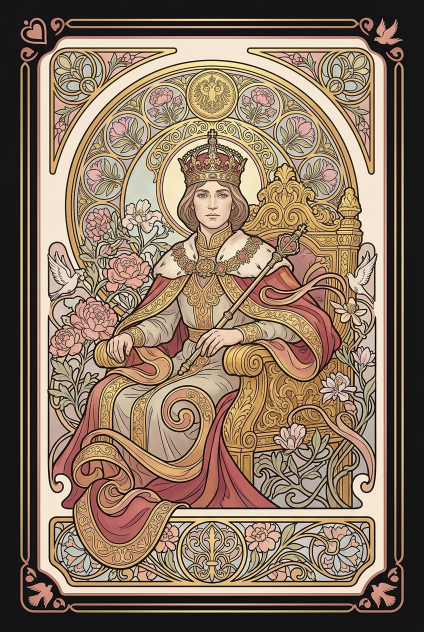
#> input picture apps/solara/class-cards/heart_king_emperor.png, 848 x 1264 px (shown at 1/2 size); its folder holds 4 pictures in this run
$ python convert_to_webp.py
#> lines starting #> are read from the running program, lines starting #| are printed output that depends on the picture
"""
Solara クラスカード PNG → WebP 変換 + Flutter assets 配置

class-cards/*.png → assets/class-cards/*.webp に変換配置。
品質80%、長辺1024pxにリサイズ（Flutter assets 軽量化）。

Usage: python convert_to_webp.py
"""

from pathlib import Path
from PIL import Image

SRC_DIR = Path(__file__).resolve().parent
DST_DIR = SRC_DIR.parent / "assets" / "class-cards"
DST_DIR.mkdir(parents=True, exist_ok=True)

# サンプル・テスト用の knight_*.png は除外（本番25枚のみ変換）
EXCLUDE_PATTERNS = [
    "knight_vermeer", "knight_mtg", "knight_hearthstone",
    "knight_ff", "knight_hybrid_ff_mtg",
    "knight_art_nouveau", "knight_silhouette",
]

# 本番ファイル命名規約: <axis>_<court>_<name>.png
# (例: power_page_knight.png)

MAX_DIM = 1024  # 長辺
QUALITY = 82

converted, skipped = [], []

for png in sorted(SRC_DIR.glob("*.png")):
    stem = png.stem
    if any(stem.startswith(p) or stem == p for p in EXCLUDE_PATTERNS):
        skipped.append(png.name)
        continue

    # 本番命名規約に従うものだけ変換
    parts = stem.split("_")
    if len(parts) < 3 or parts[0] not in ("power", "mind", "spirit", "shadow", "heart"):
        skipped.append(png.name)
        continue

    dst = DST_DIR / f"{stem}.webp"

    img = Image.open(png)
#> img is the input picture: PIL image 848x1264 RGB; mean R, G, B 137.1, 115.5, 96.7
    # アスペクト維持リサイズ
    w, h = img.size
#> w = 848; h = 1264
    if max(w, h) > MAX_DIM:
        if w > h:
            new_w, new_h = MAX_DIM, int(h * MAX_DIM / w)
        else:
            new_w, new_h = int(w * MAX_DIM / h), MAX_DIM
#> new_w = 686; new_h = 1024
        img = img.resize((new_w, new_h), Image.LANCZOS)
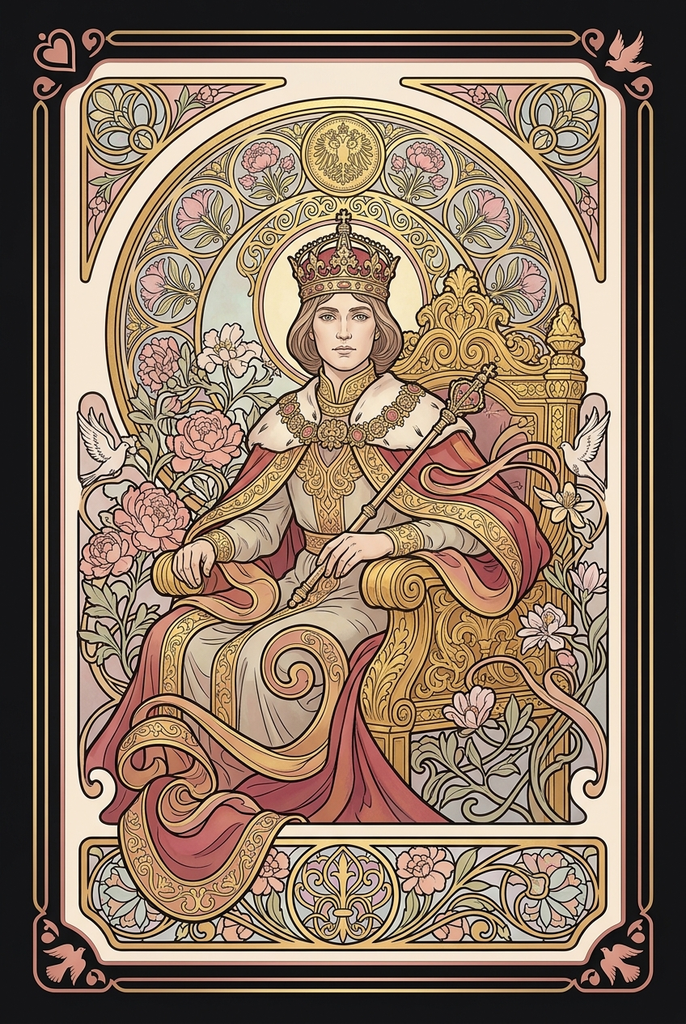
#> img: PIL image 686x1024 RGB; mean R, G, B 137.1, 115.6, 97.1

    img.save(dst, "WEBP", quality=QUALITY, method=6)
    converted.append((png.name, dst.name, dst.stat().st_size))
    print(f"[OK] {png.name} ({png.stat().st_size//1024}KB) -> {dst.name} ({dst.stat().st_size//1024}KB)")
#> pass 2 of the loop `for png in sorted(SRC_DIR.glob("*.png")):`:
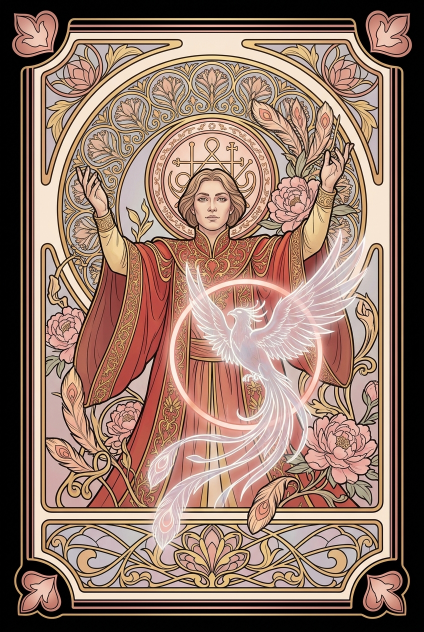
#> input picture apps/solara/class-cards/heart_knight_sorcerer.png, 848 x 1264 px (shown at 1/2 size)
#> img is the input picture: PIL image 848x1264 RGB; mean R, G, B 147, 118.4, 104.1
#> `img = img.resize((new_w, new_h), Image.LANCZOS)`:
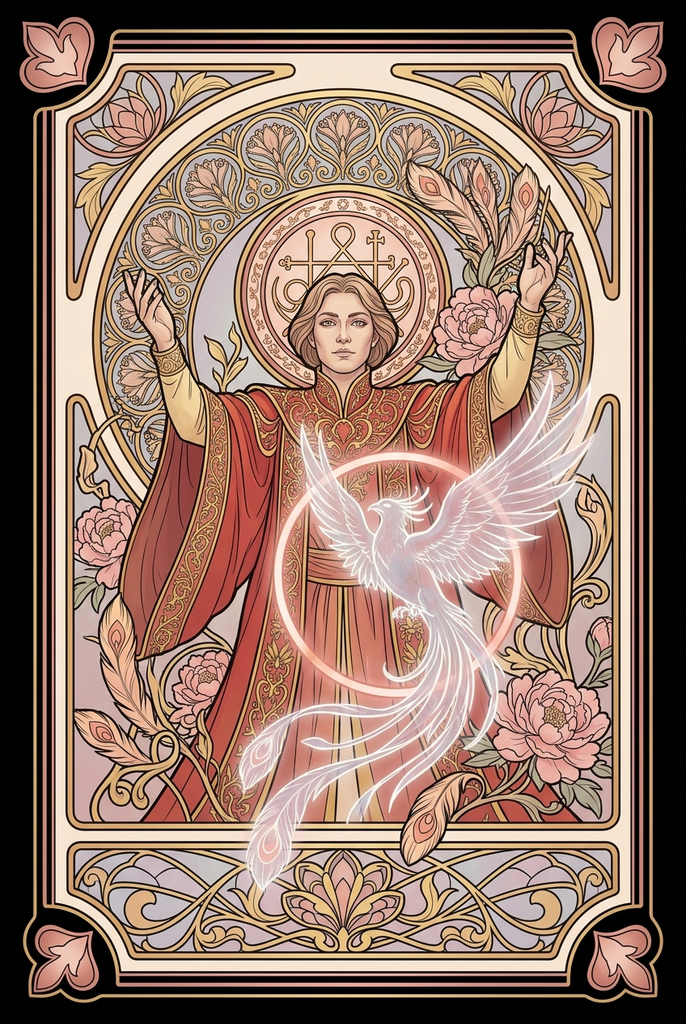
#> img: PIL image 686x1024 RGB; mean R, G, B 147, 118.6, 104.5
#> pass 3 of the loop `for png in sorted(SRC_DIR.glob("*.png")):`:
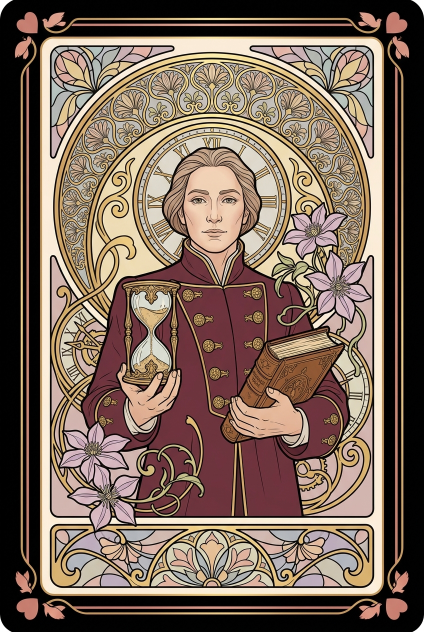
#> input picture apps/solara/class-cards/heart_mixed_chronomancer.png, 848 x 1264 px (shown at 1/2 size)
#> img is the input picture: PIL image 848x1264 RGB; mean R, G, B 122.7, 102.7, 89.2
#> `img = img.resize((new_w, new_h), Image.LANCZOS)`:
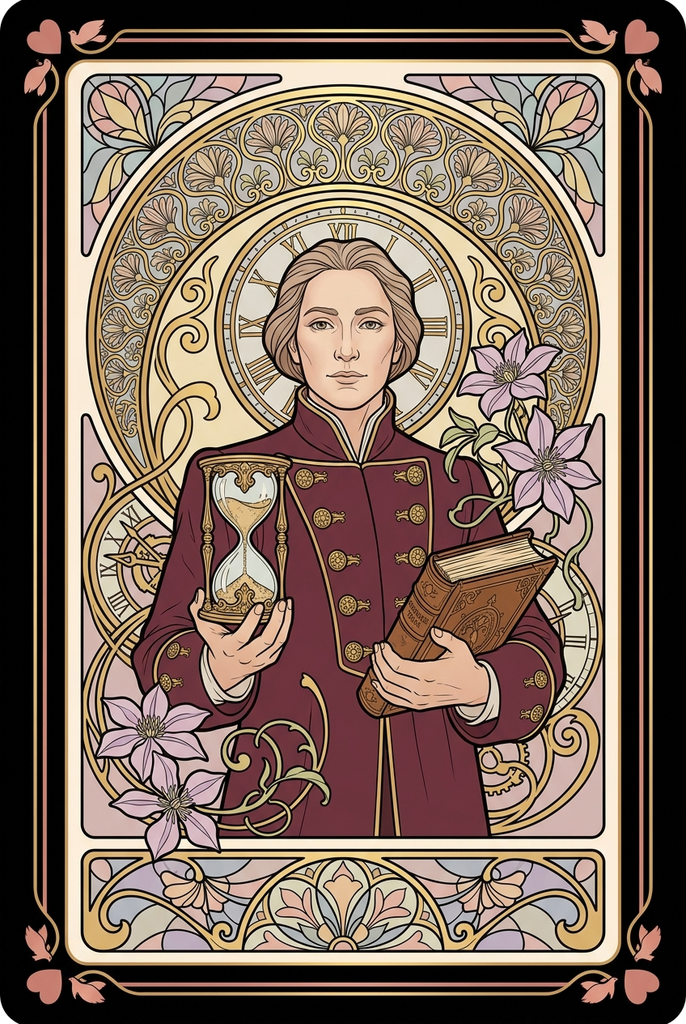
#> img: PIL image 686x1024 RGB; mean R, G, B 122.8, 103, 89.7
#> the loop made 4 passes; the first 3 are shown

print(f"\n=== Summary ===")
print(f"Converted: {len(converted)}")
print(f"Skipped (samples/non-class): {len(skipped)}")
if converted:
    total_src = sum(p.stat().st_size for p, _, _ in [(SRC_DIR/c[0], c[1], c[2]) for c in converted])
    total_dst = sum(c[2] for c in converted)
    print(f"Source total: {total_src // 1024} KB")
    print(f"WebP total:   {total_dst // 1024} KB")
    print(f"Compression:  {(1 - total_dst / total_src) * 100:.0f}%")
